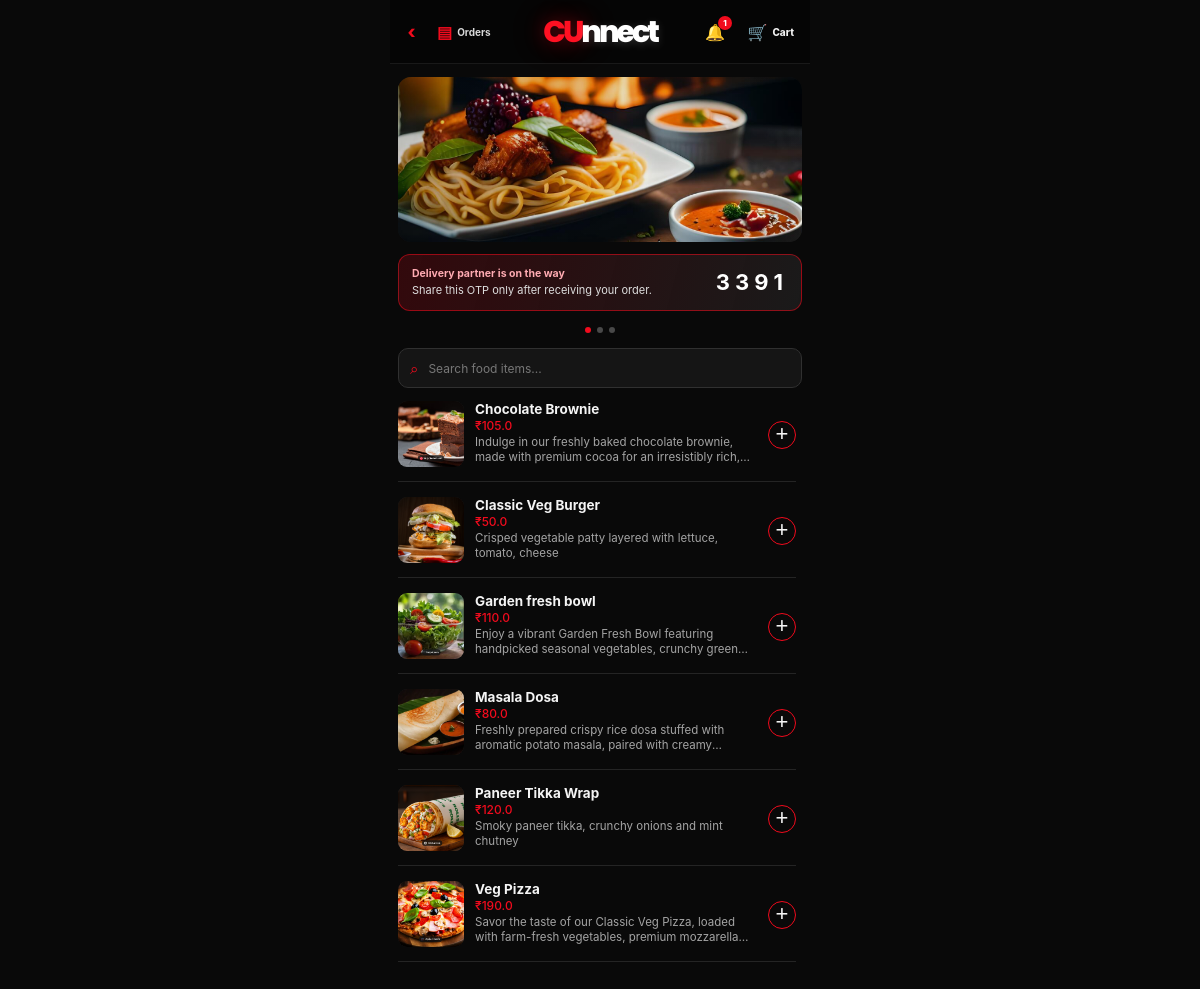
Screenshot of /food/ (signed in) with the database file from the repository.
### food/models.py (models this page shows, shortened)
class HeroSlide(models.Model):
    title = models.CharField(max_length=100)
    subtitle = models.CharField(max_length=200)
    image = models.ImageField(
        upload_to="hero_slides/"
    )
    is_active = models.BooleanField(default=True)
    order = models.PositiveIntegerField(default=0)
    class Meta:
        ordering = ["order"]

class Order(models.Model):
    STATUS_CHOICES = [
        ("pending", "Pending"),
        ("accepted", "Accepted"),
        ("preparing", "Preparing"),
        ("ready", "Ready for Pickup"),
        ("out_for_delivery", "Out for Delivery"),
        ("completed", "Completed"),
        ("cancelled", "Cancelled"),
    ]
    PAYMENT_STATUS_CHOICES = [
        ("pending", "Pending"),
        ("paid", "Paid"),
        ("failed", "Failed"),
    ]
    order_number = models.CharField(
        max_length=20,
        unique=True,
        editable=False
    )
    vendor = models.ForeignKey(
        "myapp.VendorProfile",
        on_delete=models.CASCADE,
        related_name="orders"
    )
    customer = models.ForeignKey(
        settings.AUTH_USER_MODEL,
        on_delete=models.SET_NULL,
        null=True,
        blank=True,
        related_name="food_orders"
    )
    delivery_partner = models.ForeignKey(
        "myapp.DeliveryProfile",
        on_delete=models.SET_NULL,
        null=True,
        blank=True,
        related_name="assigned_orders"
    )
    customer_name = models.CharField(max_length=120)
    customer_phone = models.CharField(max_length=15)
    delivery_address = models.TextField()
    landmark = models.CharField(max_length=200, blank=True)
    customer_upi = models.CharField(max_length=120, blank=True, default="")
    txn_last4 = models.CharField(max_length=4, blank=True, default="")
    txn_id = models.CharField(max_length=64, blank=True, default="")
    payment_method = models.CharField(
        max_length=30,
        default="cash"
    )
    payment_status = models.CharField(
        max_length=20,
        choices=PAYMENT_STATUS_CHOICES,
        default="pending"
    )
    status = models.CharField(
        max_length=20,
        choices=STATUS_CHOICES,
        default="pending"
    )
    subtotal = models.DecimalField(
        max_digits=10,
        decimal_places=2,
        default=0
    )
    discount = models.DecimalField(
        max_digits=10,
        decimal_places=2,
        default=0
    )
    total_amount = models.DecimalField(
        max_digits=10,
        decimal_places=2,
        default=0
    )
    order_note = models.TextField(blank=True)
    delivery_otp = models.CharField(
        max_length=4,
        blank=True,
        default=""
    )
    otp_verified = models.BooleanField(default=False)
    delivered_at = models.DateTimeField(
        null=True,
        blank=True
    )
    created_at = models.DateTimeField(auto_now_add=True)
    updated_at = models.DateTimeField(auto_now=True)
    class Meta:
        ordering = ["-created_at"]

class FoodItem(models.Model):
    CATEGORY_CHOICES = [
        ("wrap", "Wrap"),
        ("burger", "Burger"),
        ("dosa", "Dosa"),
        ("pasta", "Pasta"),
        ("bowl", "Bowl"),
        ("dessert", "Dessert"),
    ]
    name = models.CharField(max_length=100)
    price = models.DecimalField(
        max_digits=6,
        decimal_places=2
    )
    description = models.CharField(max_length=250)
    image = models.ImageField(
        upload_to="food_images/",
        blank=True,
        null=True
    )
    category = models.CharField(
        max_length=20,
        choices=CATEGORY_CHOICES,
        default="wrap"
    )
    vendor = models.ForeignKey(
        "myapp.VendorProfile",
        on_delete=models.SET_NULL,
        null=True,
        blank=True,
        related_name="food_items"
    )
    is_available = models.BooleanField(default=True)
    is_veg = models.BooleanField(default=True)
    stock = models.IntegerField(default=0)
    created_at = models.DateTimeField(
        auto_now_add=True,
        null=True,
        blank=True
    )
    class Meta:
        ordering = ["name"]

### food/views.py (the view)
# urls.py: path("", views.food_home, name="food_home"),
def food_home(request):
    search_query = request.GET.get("q", "").strip()
    selected_category = request.GET.get("category", "").strip()
    db_items = FoodItem.objects.all()
    if search_query:
        db_items = db_items.filter(
            Q(name__icontains=search_query) |
            Q(description__icontains=search_query)
        )
    valid_categories = dict(FoodItem.CATEGORY_CHOICES)
    if selected_category in valid_categories:
        db_items = db_items.filter(category=selected_category)
    else:
        selected_category = ""
    food_items = []
    for item in db_items:
        food_items.append({
            "id": item.id,
            "name": item.name,
            "price": float(item.price),
            "description": item.description,
            "image": item.image.url if item.image else "",
            "is_available": item.is_available,
        })
    hero_slides = HeroSlide.objects.filter(is_active=True).order_by("order")
    now = timezone.now()
    offers = FoodOffer.objects.filter(
        is_active=True
    ).filter(
        Q(valid_until__isnull=True) | Q(valid_until__gte=now)
    ).select_related("coupon", "vendor")
    cart = get_cart(request)
    _, cart_count, cart_total = get_cart_summary(cart)
    active_delivery_order = None
    if request.user.is_authenticated:
        active_delivery_order = Order.objects.filter(
            customer=request.user,
            status="out_for_delivery",
            otp_verified=False
        ).select_related("vendor").first()
    context = {
        "food_items": food_items,
        "hero_slides": hero_slides,
        "cart_count": cart_count,
        "cart_total": cart_total,
        "active_delivery_order": active_delivery_order,
        "search_query": search_query,
        "selected_category": selected_category,
        "categories": FoodItem.CATEGORY_CHOICES,
        "offers": offers,
        "food_menu_signature": food_menu_signature(),
    }
    return render(request, "food/food_home.html", context)

### food/views.py (called while the page is built)
def food_menu_signature():
    return "|".join(
        f"{item_id}:{int(is_available)}"
        for item_id, is_available in FoodItem.objects.order_by("id").values_list(
            "id", "is_available"
        )
    )

def get_cart(request):
    if not request.session.session_key:
        request.session.create()
    cart, _ = Cart.objects.get_or_create(
        session_key=request.session.session_key
    )
    return cart

def get_cart_summary(cart):
    cart_items = CartItem.objects.filter(cart=cart).select_related("food_item")
    cart_count = sum(item.quantity for item in cart_items)
    cart_total = sum(
        (item.subtotal for item in cart_items),
        Decimal("0.00")
    )
    return cart_items, cart_count, cart_total

### food/templates/food/food_home.html (shortened to what this page needs)
<!DOCTYPE html>
<html lang="en">
<head>
</head>
<body>
  <main class="app">
    <header class="header">
      <a class="dashboard-link" href="{% url 'dashboard' %}" aria-label="Go to Dashboard">
        <span class="dashboard-arrow">‹</span>
      </a>
      <a class="orders-link" href="{% url 'my_orders' %}" aria-label="View my orders">
        <span class="orders-icon">▤</span>
        <span>Orders</span>
      </a>
  <div class="logo" aria-label="CUnnect">
    <span class="logo-cu">CU</span><span class="logo-nnect">nnect</span>
  </div>
  <a class="notification-link" href="{% url 'notifications_page' %}?audience=student" aria-label="View notifications">
    <span style="font-size:16px;">🔔</span>
    <span class="notification-badge" id="notification-badge">0</span>
  </a>
  <a class="header-cart" href="{% url 'cart_view' %}" aria-label="View cart">
        <span class="header-cart-icon">🛒</span>
        <span>Cart</span>
      </a>
    </header>
    <section class="hero-slider" id="hero-slider" aria-label="Food promotions">
      {% for slide in hero_slides %}
      <article class="hero-slide {% if forloop.first %}active{% endif %}">
        {% if slide.image %}
        <img class="hero-image" src="{{ slide.image.url }}" alt="Food offer">
        {% endif %}
      </article>
      {% endfor %}
    </section>
    <section class="delivery-otp-card" id="delivery-otp-card" {% if not active_delivery_order %}style="display:none;"{% endif %}>
      <div>
        <p>Delivery partner is on the way</p>
        <span>Share this OTP only after receiving your order.</span>
      </div>
      <strong id="delivery-otp-value">{% if active_delivery_order %}{{ active_delivery_order.delivery_otp }}{% endif %}</strong>
    </section>
    <div class="carousel-dots" aria-label="Promotion slides">
      {% for slide in hero_slides %}
      <button class="dot {% if forloop.first %}active{% endif %}"
              type="button"
              aria-label="Show promotion {{ forloop.counter }}"
              data-slide-index="{{ forloop.counter0 }}"></button>
      {% endfor %}
    </div>
    <section class="menu-tools" aria-label="Search food">
      <form class="search-form" method="get" action="{% url 'food_home' %}">
        <span class="search-icon">⌕</span>
        <input class="search-input"
               type="search"
               name="q"
               value="{{ search_query }}"
               placeholder="Search food items..."
               autocomplete="off">
      </form>
    </section>
    <section class="food-list" aria-label="Food menu">
      {% for item in food_items %}
      <article class="food-item">
        {% if item.image %}
        <img class="food-image" src="{{ item.image }}" alt="{{ item.name }}">
        {% endif %}
        <div class="food-details">
          <div class="food-name">{{ item.name }}</div>
          <div class="food-price">₹{{ item.price }}</div>
          <div class="food-description">{{ item.description }}</div>
        </div>
        {% if item.is_available %}
        <form class="add-form" method="post" action="{% url 'add_to_cart' item.id %}">
          <button class="add-btn" type="submit" aria-label="Add {{ item.name }} to cart">+</button>
        </form>
        {% else %}
        <span class="unavailable-badge">Unavailable</span>
        {% endif %}
      </article>
      {% empty %}
      <p class="empty-menu">No food items are available right now.</p>
      {% endfor %}
    </section>
  </main>
</body>
</html>

### rows the page displays
HeroSlide: image (picture)
Order: delivery_otp "3391"
FoodItem: name "Chocolate Brownie", description "Indulge in our freshly baked chocolate brownie, made with premium cocoa for an irresistibly…"
FoodItem: name "Classic Veg Burger", description "Crisped vegetable patty layered with lettuce, tomato, cheese"
FoodItem: name "Garden fresh bowl", description "Enjoy a vibrant Garden Fresh Bowl featuring handpicked seasonal vegetables, crunchy…"
FoodItem: name "Masala Dosa", description "Freshly prepared crispy rice dosa stuffed with aromatic potato masala, paired with…"
FoodItem: name "Paneer Tikka Wrap", description "Smoky paneer tikka, crunchy onions and mint chutney"
FoodItem: name "Veg Pizza", description "Savor the taste of our Classic Veg Pizza, loaded with farm-fresh vegetables, premium…"

### other values shown
{{ item.price }} "105.0" "50.0" "110.0" "80.0" "120.0" "190.0"
